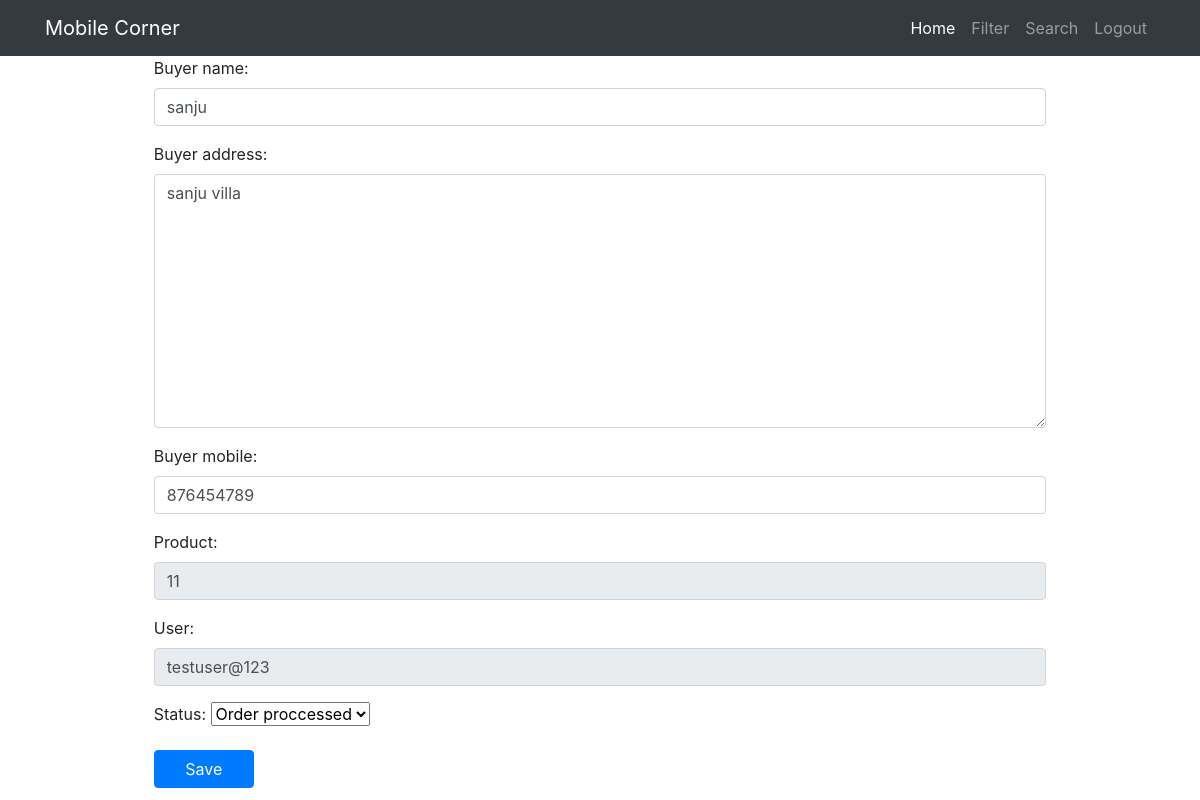
The page /mobiles/editorder/10 on the database its author committed.
### mobileapp/models.py (models this page shows, shortened)
class buyer_model(models.Model):
    buyer_name=models.CharField(max_length=120)
    buyer_address=models.TextField(max_length=500)
    buyer_mobile=models.CharField(max_length=100)
    product=models.CharField(max_length=150,null=True)
    user=models.CharField(max_length=100,null=True)
    status=models.CharField(max_length=120,null=True)

### mobileapp/views.py (the view)
# urls.py: path('editorder/<int:id>',edit_order,name='editorder'),
def edit_order(request,id):
    if request.method=='GET':
        order=buyer_model.objects.get(id=id)
        form=edit_order_form(instance=order)
        context={}
        context['form']=form
        return render(request,'mobiles/editorder.html',context)
    else:
        order = buyer_model.objects.get(id=id)
        form = edit_order_form(request.POST,instance=order)
        if form.is_valid():
            form.save()
            return redirect('order')

### mobileapp/forms.py
class edit_order_form(ModelForm):
    stat=(('New order','New order'),('Order proccessed','Order proccessed'),('Pending','Pending'),('Dispached','Dispached'))
    status = forms.ChoiceField(choices=stat, initial='New order')
    class Meta:
        model=buyer_model
        fields='__all__'
        widgets = {
            'product': forms.TextInput(attrs={'class': 'form-control', 'readonly': 'readonly'}),
            'buyer_name': forms.TextInput(attrs={'class': 'form-control'}),
            'buyer_address': forms.Textarea(attrs={'class': 'form-control'}),
            'buyer_mobile': forms.TextInput(attrs={'class': 'form-control'}),
            'user': forms.TextInput(attrs={'class': 'form-control', 'readonly': 'readonly'}),
        }

### mobileapp/templates/mobiles/editorder.html (shortened to what this page needs)
<!DOCTYPE html>
{%extends 'mobiles/base.html'%}
{% block body_block%}
<div class="row">
    <div class="col"></div>
    <div class="col-lg-9">
    <form method="post">
        {{form.as_p}}
        <input type="submit" value="Save" class="btn btn-primary" style="width:100px">
    </form>
    </div>
    <div class="col"></div>
    </div>
{% endblock %}

### mobileapp/static/css/shop-homepage.css (style rules this page uses)
body { padding-top: 56px; }

### rows shown on the page
buyer_model: buyer_name "sanju", buyer_address "sanju villa", buyer_mobile "876454789", product "11", user "testuser@123", status "Order proccessed"
